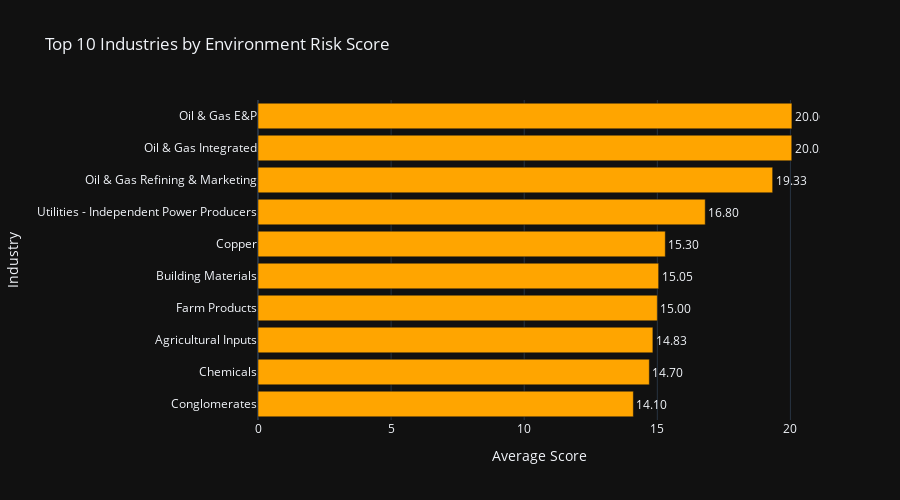
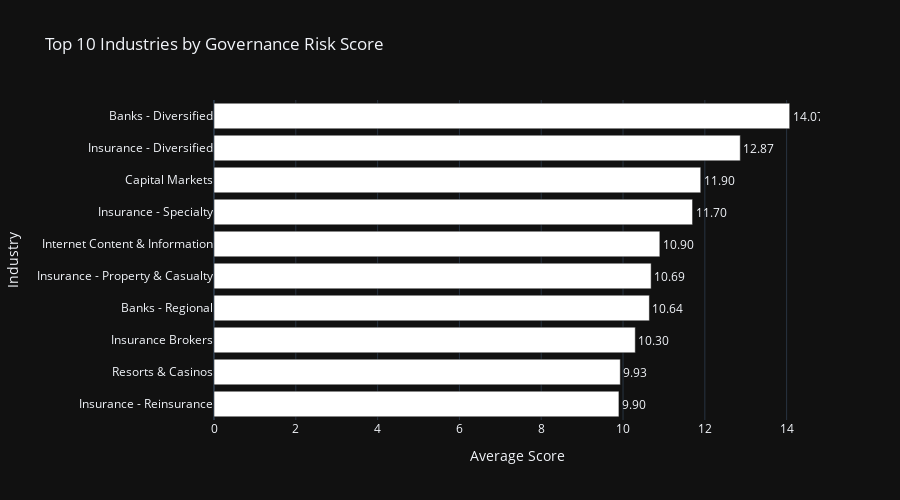
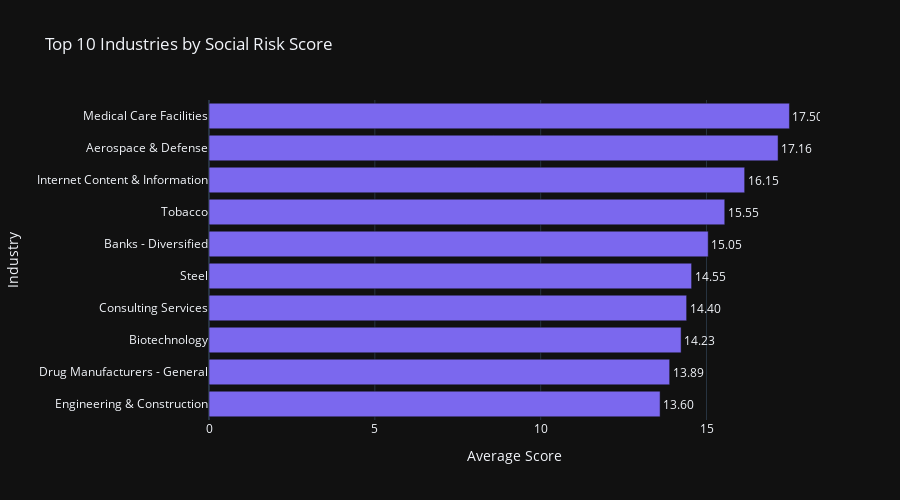

The notebook cell these images were saved under, in order:
### Code cell
# Calculate industry-wise average ESG scores
industry_avg_scores = df.groupby('Industry')[['Environment Risk Score', 'Governance Risk Score', 'Social Risk Score']].mean().reset_index()

# Define custom colors
custom_colors = {
    'Environment Risk Score': "#FFA500",
    'Governance Risk Score': "#FFFFFF",
    'Social Risk Score': "#7b68ee"
}

# Top 10 industries by each ESG component
top_env = industry_avg_scores.nlargest(10, 'Environment Risk Score')
top_gov = industry_avg_scores.nlargest(10, 'Governance Risk Score')
top_soc = industry_avg_scores.nlargest(10, 'Social Risk Score')

# Plot for Environment Risk Score
fig_env = px.bar(
    top_env.sort_values(by='Environment Risk Score', ascending=True),
    x='Environment Risk Score',
    y='Industry',
    orientation='h',
    title='Top 10 Industries by Environment Risk Score',
    color_discrete_sequence=[custom_colors['Environment Risk Score']],
    text='Environment Risk Score',
    template='plotly_dark',
    width=900,
    height=500
)
fig_env.update_traces(texttemplate='%{text:.2f}', textposition='outside')
fig_env.update_layout(xaxis_title='Average Score', yaxis_title='Industry')
fig_env.show()

# Plot for Governance Risk Score
fig_gov = px.bar(
    top_gov.sort_values(by='Governance Risk Score', ascending=True),
    x='Governance Risk Score',
    y='Industry',
    orientation='h',
    title='Top 10 Industries by Governance Risk Score',
    color_discrete_sequence=[custom_colors['Governance Risk Score']],
    text='Governance Risk Score',
    template='plotly_dark',
    width=900,
    height=500
)
fig_gov.update_traces(texttemplate='%{text:.2f}', textposition='outside')
fig_gov.update_layout(xaxis_title='Average Score', yaxis_title='Industry')
fig_gov.show()

# Plot for Social Risk Score
fig_soc = px.bar(
    top_soc.sort_values(by='Social Risk Score', ascending=True),
    x='Social Risk Score',
    y='Industry',
    orientation='h',
    title='Top 10 Industries by Social Risk Score',
    color_discrete_sequence=[custom_colors['Social Risk Score']],
    text='Social Risk Score',
    template='plotly_dark',
    width=900,
    height=500
)
fig_soc.update_traces(texttemplate='%{text:.2f}', textposition='outside')
fig_soc.update_layout(xaxis_title='Average Score', yaxis_title='Industry')
fig_soc.show()

### Figure 1 — Plotly figure (JSON) as saved in the notebook; plotly's stock layout.template omitted (floating-point values rounded to 4 significant figures)
{"data": [{"alignmentgroup": "True", "hovertemplate": "Environment Risk Score=%{text}<br>Industry=%{y}<extra></extra>", "legendgroup": "", "marker": {"color": "#FFA500", "pattern": {"shape": ""}}, "name": "", "offsetgroup": "", "orientation": "h", "showlegend": false, "text": [14.1, 14.7, 14.83, 15, 15.05, 15.3, 16.8, 19.33, 20.05, 20.06], "textposition": "outside", "texttemplate": "%{text:.2f}", "type": "bar", "x": [14.1, 14.7, 14.83, 15, 15.05, 15.3, 16.8, 19.33, 20.05, 20.06], "xaxis": "x", "y": ["Conglomerates", "Chemicals", "Agricultural Inputs", "Farm Products", "Building Materials", "Copper", "Utilities - Independent Power Producers", "Oil & Gas Refining & Marketing", "Oil & Gas Integrated", "Oil & Gas E&P"], "yaxis": "y"}], "layout": {"barmode": "relative", "height": 500, "legend": {"tracegroupgap": 0}, "title": {"text": "Top 10 Industries by Environment Risk Score"}, "width": 900, "xaxis": {"anchor": "y", "autorange": true, "domain": [0, 1], "range": [0, 21.11], "title": {"text": "Average Score"}, "type": "linear"}, "yaxis": {"anchor": "x", "autorange": true, "domain": [0, 1], "range": [-0.5, 9.5], "title": {"text": "Industry"}, "type": "category"}}}

### Figure 2 — Plotly figure (JSON) as saved in the notebook; plotly's stock layout.template omitted (floating-point values rounded to 4 significant figures)
{"data": [{"alignmentgroup": "True", "hovertemplate": "Governance Risk Score=%{text}<br>Industry=%{y}<extra></extra>", "legendgroup": "", "marker": {"color": "#FFFFFF", "pattern": {"shape": ""}}, "name": "", "offsetgroup": "", "orientation": "h", "showlegend": false, "text": [9.9, 9.933, 10.3, 10.64, 10.69, 10.9, 11.7, 11.9, 12.87, 14.07], "textposition": "outside", "texttemplate": "%{text:.2f}", "type": "bar", "x": [9.9, 9.933, 10.3, 10.64, 10.69, 10.9, 11.7, 11.9, 12.87, 14.07], "xaxis": "x", "y": ["Insurance - Reinsurance", "Resorts & Casinos", "Insurance Brokers", "Banks - Regional", "Insurance - Property & Casualty", "Internet Content & Information", "Insurance - Specialty", "Capital Markets", "Insurance - Diversified", "Banks - Diversified"], "yaxis": "y"}], "layout": {"barmode": "relative", "height": 500, "legend": {"tracegroupgap": 0}, "title": {"text": "Top 10 Industries by Governance Risk Score"}, "width": 900, "xaxis": {"anchor": "y", "autorange": true, "domain": [0, 1], "range": [0, 14.82], "title": {"text": "Average Score"}, "type": "linear"}, "yaxis": {"anchor": "x", "autorange": true, "domain": [0, 1], "range": [-0.5, 9.5], "title": {"text": "Industry"}, "type": "category"}}}

### Figure 3 — Plotly figure (JSON) as saved in the notebook; plotly's stock layout.template omitted (floating-point values rounded to 4 significant figures)
{"data": [{"alignmentgroup": "True", "hovertemplate": "Social Risk Score=%{text}<br>Industry=%{y}<extra></extra>", "legendgroup": "", "marker": {"color": "#7b68ee", "pattern": {"shape": ""}}, "name": "", "offsetgroup": "", "orientation": "h", "showlegend": false, "text": [13.6, 13.89, 14.23, 14.4, 14.55, 15.05, 15.55, 16.15, 17.16, 17.5], "textposition": "outside", "texttemplate": "%{text:.2f}", "type": "bar", "x": [13.6, 13.89, 14.23, 14.4, 14.55, 15.05, 15.55, 16.15, 17.16, 17.5], "xaxis": "x", "y": ["Engineering & Construction", "Drug Manufacturers - General", "Biotechnology", "Consulting Services", "Steel", "Banks - Diversified", "Tobacco", "Internet Content & Information", "Aerospace & Defense", "Medical Care Facilities"], "yaxis": "y"}], "layout": {"barmode": "relative", "height": 500, "legend": {"tracegroupgap": 0}, "title": {"text": "Top 10 Industries by Social Risk Score"}, "width": 900, "xaxis": {"anchor": "y", "autorange": true, "domain": [0, 1], "range": [0, 18.42], "title": {"text": "Average Score"}, "type": "linear"}, "yaxis": {"anchor": "x", "autorange": true, "domain": [0, 1], "range": [-0.5, 9.5], "title": {"text": "Industry"}, "type": "category"}}}
